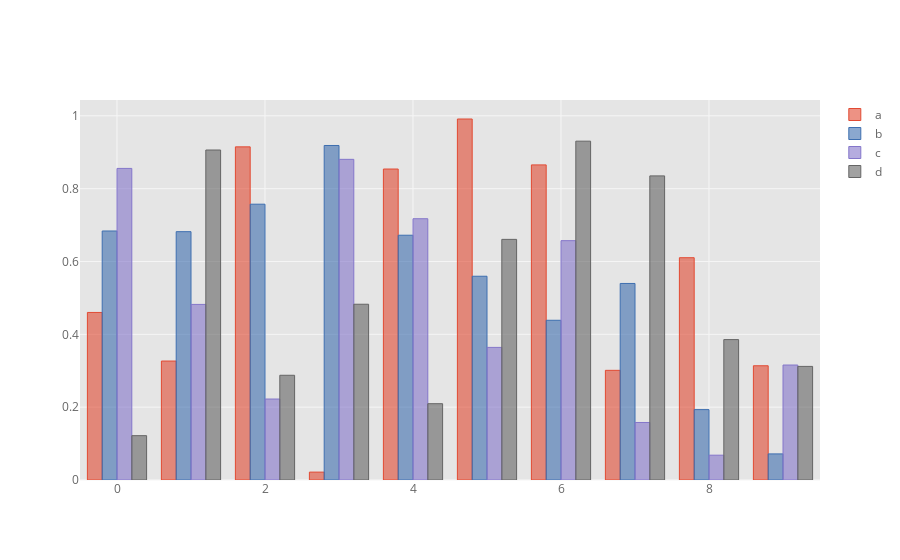

The cell this chart's notebook holds for it:
### Markdown cell above
Calling a DataFrame’s `plot()` method with `kind='bar'` produces a multiple bar plot:

### Code cell
df=pd.DataFrame(np.random.rand(10, 4), columns=['a', 'b', 'c', 'd'])
df.iplot(kind='bar')

### Figure 1 — Plotly figure (JSON) as saved in the notebook; plotly's stock layout.template omitted (floating-point values rounded to 4 significant figures)
{"data": [{"marker": {"color": "rgba(226, 74, 51, 0.6)", "line": {"color": "rgba(226, 74, 51, 1.0)", "width": 1}}, "name": "a", "orientation": "v", "text": "", "type": "bar", "uid": "0f2ec2f7-7752-4aa0-9d23-f7490de95b69", "x": [0, 1, 2, 3, 4, 5, 6, 7, 8, 9], "y": [0.4601, 0.3266, 0.9148, 0.02165, 0.8539, 0.9913, 0.8653, 0.3011, 0.6104, 0.3137]}, {"marker": {"color": "rgba(62, 111, 176, 0.6)", "line": {"color": "rgba(62, 111, 176, 1.0)", "width": 1}}, "name": "b", "orientation": "v", "text": "", "type": "bar", "uid": "d56f763e-2914-4521-9edd-7a84e1b134b7", "x": [0, 1, 2, 3, 4, 5, 6, 7, 8, 9], "y": [0.6838, 0.6819, 0.7573, 0.9185, 0.6721, 0.5595, 0.4386, 0.5397, 0.1933, 0.07165]}, {"marker": {"color": "rgba(132, 118, 202, 0.6)", "line": {"color": "rgba(132, 118, 202, 1.0)", "width": 1}}, "name": "c", "orientation": "v", "text": "", "type": "bar", "uid": "49e6640a-293f-426f-b63b-a77f25132509", "x": [0, 1, 2, 3, 4, 5, 6, 7, 8, 9], "y": [0.8556, 0.4821, 0.2223, 0.8805, 0.7174, 0.3641, 0.6572, 0.1579, 0.06815, 0.3157]}, {"marker": {"color": "rgba(101, 101, 101, 0.6)", "line": {"color": "rgba(101, 101, 101, 1.0)", "width": 1}}, "name": "d", "orientation": "v", "text": "", "type": "bar", "uid": "04316d93-b85b-42c0-af35-11d327c75ba4", "x": [0, 1, 2, 3, 4, 5, 6, 7, 8, 9], "y": [0.1217, 0.9062, 0.2875, 0.4826, 0.2095, 0.6608, 0.9304, 0.8351, 0.3856, 0.3119]}], "layout": {"legend": {"bgcolor": "#FFFFFF", "font": {"color": "#666666"}}, "paper_bgcolor": "#FFFFFF", "plot_bgcolor": "#E5E5E5", "title": {"font": {"color": "#151516"}}, "xaxis": {"gridcolor": "#F6F6F6", "showgrid": true, "tickfont": {"color": "#666666"}, "title": {"font": {"color": "#666666"}, "text": ""}, "zerolinecolor": "#F6F6F6"}, "yaxis": {"gridcolor": "#F6F6F6", "showgrid": true, "tickfont": {"color": "#666666"}, "title": {"font": {"color": "#666666"}, "text": ""}, "zerolinecolor": "#F6F6F6"}}}
